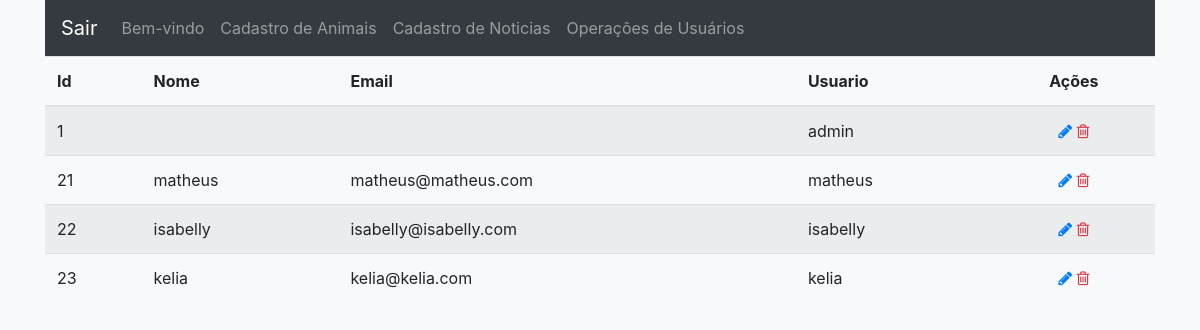
The page /operacoesCliente.php on the database its author committed.
### tables this page shows
CREATE TABLE `clientes` (
  `id_cliente` int(11) NOT NULL,
  `nome` varchar(60) NOT NULL,
  `email` varchar(60) NOT NULL,
  `usuario` varchar(50) NOT NULL,
  `senha` varchar(100) NOT NULL
);

### model/conexao.class.php (called while the page is built, shortened)
<?php
abstract class Conexao{
    private $servidor = 'localhost';
    private $user = 'root';
    private $pass = '123';
    private $banco = 'app';
    protected function conexao(){
        $this->conn = new PDO('mysql:host=' . $this->servidor . ';dbname=' . $this->banco, $this->user, $this->pass);
    }
}
class Crud extends Conexao {
    private $tabela;
    public function __construct($tabela){
        $this->tabela = $tabela;
    }
    public function selectCrud($colunas, $where = false, $array_dados = null, $operador = "=") {
        if ($where) {
            foreach($array_dados as $indice => $valor){
                $filtro[] = $indice . " " . $operador . " :" . $indice;
            }
            $sql = "SELECT {$colunas} FROM {$this->tabela} WHERE " . join(" AND ", $filtro);
            $query = $this->conn->prepare($sql);
            $query->execute($array_dados);
        } else {
            $sql = "SELECT {$colunas} FROM {$this->tabela}";
            $query = $this->conn->prepare($sql);
            $query->execute();
        }
        return $query->fetchAll(PDO::FETCH_OBJ);
    }
}
?>

### operacoesCliente.php (the view, shortened to what this page needs)
<!DOCTYPE html>
<html lang="pt-br">
<head>
  <link rel="stylesheet" href="https://maxcdn.bootstrapcdn.com/bootstrap/4.4.1/css/bootstrap.min.css">
  <link rel="stylesheet" href="https://cdnjs.cloudflare.com/ajax/libs/font-awesome/4.7.0/css/font-awesome.min.css">
</head>
<body class="bg-light">
    <div class="container">
    <nav class="navbar navbar-expand-lg navbar-dark bg-dark" >
        <a class="navbar-brand" href="index.php">Sair</a>
        <div class="collapse navbar-collapse" id="navb">
            <ul class="navbar-nav mr-auto">
            <li class="nav-item">
                <a class="nav-link" href="bemvindoAdmin.php">Bem-vindo</a>
            </li>
            <li class="nav-item">
                <a class="nav-link" href="cadastroProduto.php">Cadastro de Animais</a>
            </li>
            <li class="nav-item">
                <a class="nav-link" href="cadastroNoticias.php">Cadastro de Noticias</a>
            </li>
            <li class="nav-item">
                <a class="nav-link" href="operacoesCliente.php">Operações de Usuários</a>
            </li>
            </ul>
        </div>
    </nav>
		<table class="table table-striped">
		<thead>
		  <tr>
			<th>Id</th>
			<th>Nome</th>
			<th>Email</th>
			<th>Usuario</th>
			<th class="text-center">Ações</th>
		  </tr>
		</thead>
		<tbody>
			<?php
				require_once("model/conexao.class.php");
				$clientes = new Crud("clientes");
				$resposta = $clientes->selectCrud("*");
				foreach($resposta as $indice => $valor) {
					echo "<tr>";
					echo "<td>{$valor->id_cliente}</td>";
					echo "<td>{$valor->nome}</td>";
					echo "<td>{$valor->email}</td>";
					echo "<td>{$valor->usuario}</td>";
					echo '<td class="text-center">
					<a href="editarClientes.php?id_cliente=' . $valor->id_cliente . '" title="Editar"><i class="fa fa-pencil"></i></a>
					<a href="excluirClientes.php?id_cliente=' . $valor->id_cliente  . '" title="Excluir"><i class="fa fa-trash-o text-danger"></i></a>
					</td>';
					echo "</tr>";
				}
			?>
		</tbody>
		</table>
    </div>
</body>
</html>

### rows shown on the page
clientes: id_cliente "1", usuario "admin"
clientes: id_cliente "21", nome "matheus", email "matheus@matheus.com", usuario "matheus"
clientes: id_cliente "22", nome "isabelly", email "isabelly@isabelly.com", usuario "isabelly"
clientes: id_cliente "23", nome "kelia", email "kelia@kelia.com", usuario "kelia"
